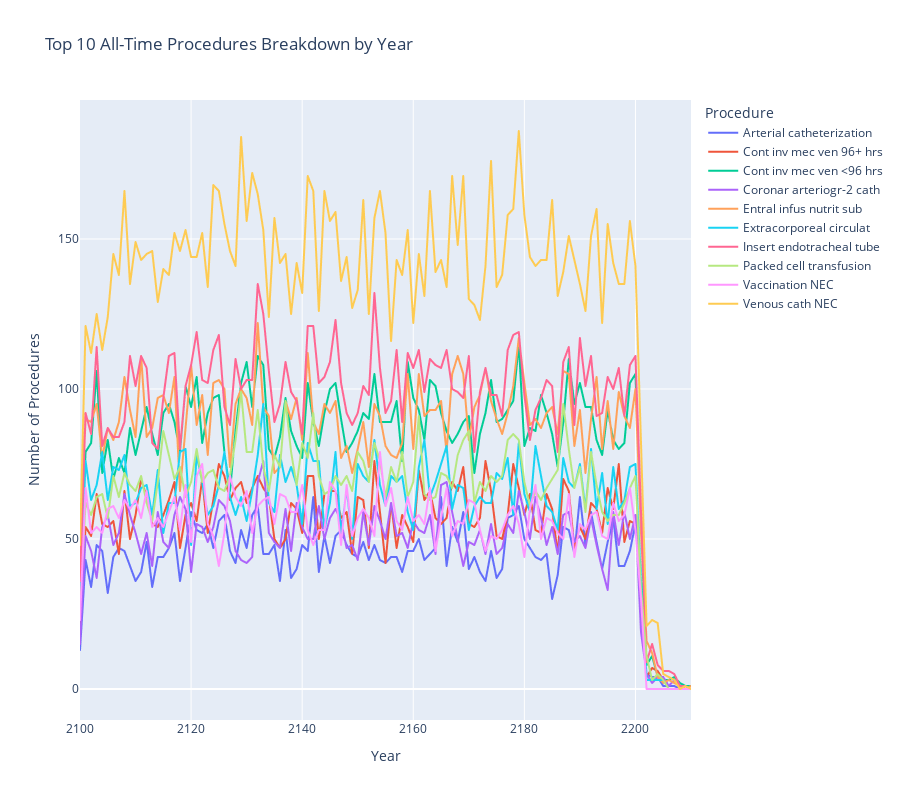

Notebook code for this chart:
### Code cell
#extract year from the admission date
top_procedures['ADMITTIME'] = pd.to_datetime(top_procedures['ADMITTIME'])
top_procedures['YEAR'] = top_procedures['ADMITTIME'].dt.year

procedure_stats = top_procedures.groupby('YEAR')['SHORT_TITLE'].value_counts().unstack().fillna(0)

fig = px.line(procedure_stats, title='Top 10 All-Time Procedures Breakdown by Year', labels={'value':'Number of Procedures', 'YEAR':'Year', 'SHORT_TITLE':'Procedure'})
fig.update_layout(height=800)
fig.show()
